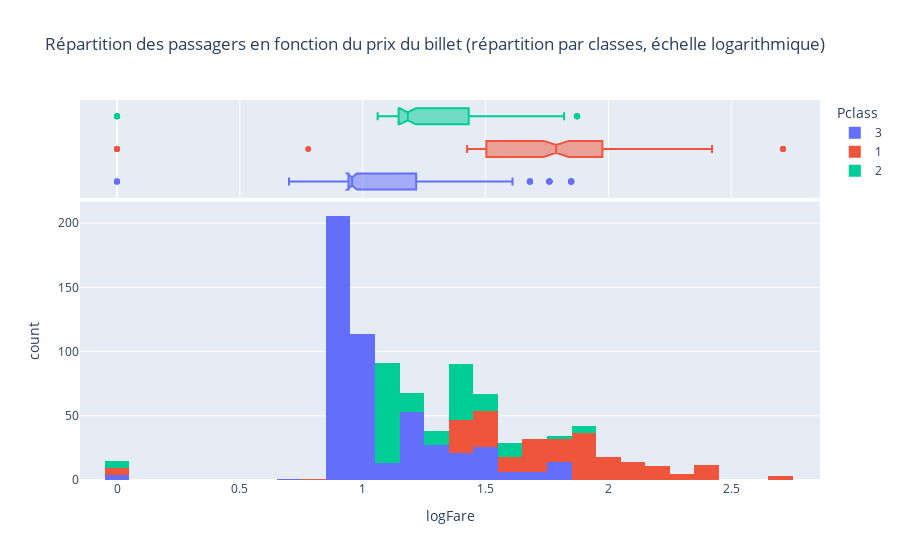

Write notebook code for a chart like this one.
### Code cell
# Arpès avoir appliqué un logarithme, le grpahe est beaucoup plus lisible.
# Les boîtes à moustache nous permettent de constater que les prix des billets sont bien séparés par classes.
titanic_train["logFare"] = titanic_train["Fare"].apply(lambda x : np.log10(x+1))
fig = px.histogram(titanic_train, x="logFare", marginal="box", color="Pclass", title = "Répartition des passagers en fonction du prix du billet (répartition par classes, échelle logarithmique)")
fig.show()

### Figure 1 — Plotly figure (JSON) as saved in the notebook; plotly's stock layout.template omitted (floating-point values rounded to 4 significant figures; data arrays with more than 128 entries replaced by an {"elided": "..."} marker saying what was removed)
{"data": [{"alignmentgroup": "True", "bingroup": "x", "hovertemplate": "Pclass=3<br>logFare=%{x}<br>count=%{y}<extra></extra>", "legendgroup": "3", "marker": {"color": "#636efa", "pattern": {"shape": ""}}, "name": "3", "offsetgroup": "3", "orientation": "v", "showlegend": true, "type": "histogram", "x": {"elided": "491 float values"}, "xaxis": "x", "yaxis": "y"}, {"alignmentgroup": "True", "hovertemplate": "Pclass=3<br>logFare=%{x}<extra></extra>", "legendgroup": "3", "marker": {"color": "#636efa"}, "name": "3", "notched": true, "offsetgroup": "3", "showlegend": false, "type": "box", "x": {"elided": "491 float values"}, "xaxis": "x2", "yaxis": "y2"}, {"alignmentgroup": "True", "bingroup": "x", "hovertemplate": "Pclass=1<br>logFare=%{x}<br>count=%{y}<extra></extra>", "legendgroup": "1", "marker": {"color": "#EF553B", "pattern": {"shape": ""}}, "name": "1", "offsetgroup": "1", "orientation": "v", "showlegend": true, "type": "histogram", "x": {"elided": "216 float values"}, "xaxis": "x", "yaxis": "y"}, {"alignmentgroup": "True", "hovertemplate": "Pclass=1<br>logFare=%{x}<extra></extra>", "legendgroup": "1", "marker": {"color": "#EF553B"}, "name": "1", "notched": true, "offsetgroup": "1", "showlegend": false, "type": "box", "x": {"elided": "216 float values"}, "xaxis": "x2", "yaxis": "y2"}, {"alignmentgroup": "True", "bingroup": "x", "hovertemplate": "Pclass=2<br>logFare=%{x}<br>count=%{y}<extra></extra>", "legendgroup": "2", "marker": {"color": "#00cc96", "pattern": {"shape": ""}}, "name": "2", "offsetgroup": "2", "orientation": "v", "showlegend": true, "type": "histogram", "x": {"elided": "184 float values"}, "xaxis": "x", "yaxis": "y"}, {"alignmentgroup": "True", "hovertemplate": "Pclass=2<br>logFare=%{x}<extra></extra>", "legendgroup": "2", "marker": {"color": "#00cc96"}, "name": "2", "notched": true, "offsetgroup": "2", "showlegend": false, "type": "box", "x": {"elided": "184 float values"}, "xaxis": "x2", "yaxis": "y2"}], "layout": {"barmode": "relative", "legend": {"title": {"text": "Pclass"}, "tracegroupgap": 0}, "title": {"text": "Répartition des passagers en fonction du prix du billet (répartition par classes, échelle logarithmique)"}, "xaxis": {"anchor": "y", "domain": [0, 1], "title": {"text": "logFare"}}, "xaxis2": {"anchor": "y2", "domain": [0, 1], "matches": "x", "showgrid": true, "showticklabels": false}, "yaxis": {"anchor": "x", "domain": [0, 0.7326], "title": {"text": "count"}}, "yaxis2": {"anchor": "x2", "domain": [0.7426, 1], "matches": "y2", "showgrid": false, "showline": false, "showticklabels": false, "ticks": ""}}}
